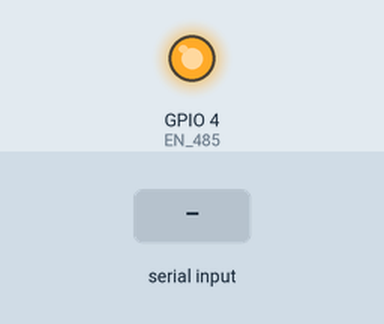
This program was run on a simulated Raspberry Pi (BCM pin numbers). Parts: output pins drawn as LEDs (lit = HIGH). The inputs (shaded band) are chosen by the test bench. What the program prints to the terminal is not drawn.

Above: at 1.2 s.
1.3 s: "1" typed at the terminal
Timing chart, 0 to 4.3 s (numbered marks = the images above; inputs shaded):
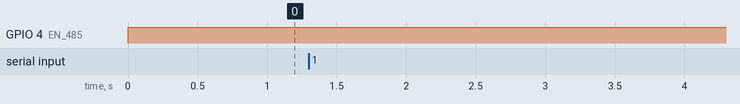

Measured:
- after the input at 1.3 s, every drawn part: stays the same

The program:

send.py
```python
# -*- coding:utf-8 -*-
import RPi.GPIO as GPIO
import serial

EN_485 =  4
GPIO.setmode(GPIO.BCM)
GPIO.setup(EN_485,GPIO.OUT)
GPIO.output(EN_485,GPIO.HIGH)

t = serial.Serial("/dev/ttyS0",115200)
print t.portstr
strInput = raw_input('enter some words:')
n = t.write(strInput)
print n
str = t.read(n)
print str
```
